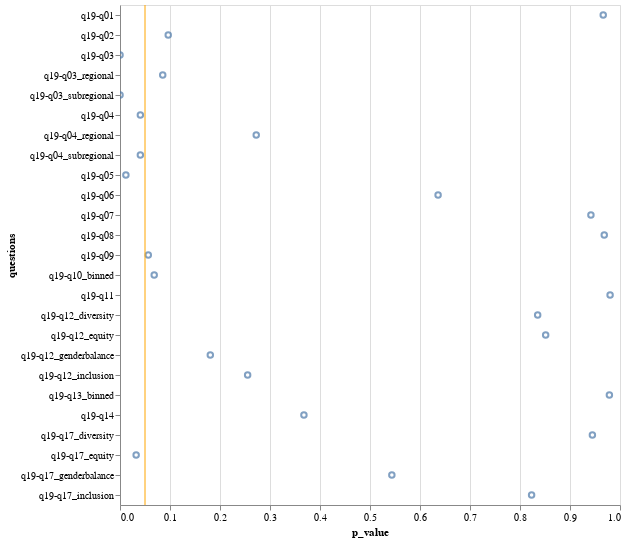

The notebook cell saved with this chart:
### Code cell
mark = alt.Chart(chi2_data).mark_point().encode(
    alt.X("p_value"),
    alt.Y("questions"),
    tooltip=["questions", "p_value", "dof", "statistic"]
)

rule = (
    alt.Chart()
    .mark_rule(color="orange")
    .encode(x=alt.datum(0.05))
)

(mark + rule).properties(
    width=500,
    height=500,
).interactive()

### Figure 1 — Vega-Lite specification as saved in the notebook (floating-point values rounded to 4 significant figures)
{"config": {"view": {"continuousWidth": 300, "continuousHeight": 300}}, "layer": [{"data": {"name": "data-8d9a23fe6039f3a42e195ff52b4eeaa3"}, "mark": {"type": "point"}, "encoding": {"tooltip": [{"field": "questions", "type": "nominal"}, {"field": "p_value", "type": "quantitative"}, {"field": "dof", "type": "quantitative"}, {"field": "statistic", "type": "quantitative"}], "x": {"field": "p_value", "type": "quantitative"}, "y": {"field": "questions", "type": "nominal"}}, "name": "view_4"}, {"data": {"name": "empty"}, "mark": {"type": "rule", "color": "orange"}, "encoding": {"x": {"datum": 0.05}}}], "height": 500, "params": [{"name": "param_4", "select": {"type": "interval", "encodings": ["x", "y"]}, "bind": "scales", "views": ["view_4"]}], "width": 500, "$schema": "https://vega.github.io/schema/vega-lite/v5.8.0.json", "datasets": {"data-8d9a23fe6039f3a42e195ff52b4eeaa3": [{"questions": "q19-q01", "p_value": 0.9665, "statistic": 25.27, "dof": 40}, {"questions": "q19-q02", "p_value": 0.09648, "statistic": 28.57, "dof": 20}, {"questions": "q19-q03", "p_value": 7.629e-05, "statistic": 137.0, "dof": 80}, {"questions": "q19-q04", "p_value": 0.04073, "statistic": 109.0, "dof": 85}, {"questions": "q19-q05", "p_value": 0.01176, "statistic": 50.22, "dof": 30}, {"questions": "q19-q06", "p_value": 0.6362, "statistic": 36.33, "dof": 40}, {"questions": "q19-q07", "p_value": 0.9418, "statistic": 4.119, "dof": 10}, {"questions": "q19-q08", "p_value": 0.9685, "statistic": 13.58, "dof": 25}, {"questions": "q19-q09", "p_value": 0.05656, "statistic": 17.91, "dof": 10}, {"questions": "q19-q11", "p_value": 0.9802, "statistic": 3.052, "dof": 10}, {"questions": "q19-q12_genderbalance", "p_value": 0.1806, "statistic": 31.26, "dof": 25}, {"questions": "q19-q12_diversity", "p_value": 0.8354, "statistic": 18.16, "dof": 25}, {"questions": "q19-q12_equity", "p_value": 0.8513, "statistic": 17.79, "dof": 25}, {"questions": "q19-q12_inclusion", "p_value": 0.2553, "statistic": 29.21, "dof": 25}, {"questions": "q19-q14", "p_value": 0.3678, "statistic": 26.76, "dof": 25}, {"questions": "q19-q17_genderbalance", "p_value": 0.5437, "statistic": 13.76, "dof": 15}, {"questions": "q19-q17_diversity", "p_value": 0.9448, "statistic": 7.424, "dof": 15}, {"questions": "q19-q17_equity", "p_value": 0.03231, "statistic": 26.58, "dof": 15}, {"questions": "q19-q17_inclusion", "p_value": 0.8232, "statistic": 9.945, "dof": 15}, {"questions": "q19-q03_regional", "p_value": 0.08545, "statistic": 35.15, "dof": 25}, {"questions": "q19-q03_subregional", "p_value": 7.629e-05, "statistic": 137.0, "dof": 80}, {"questions": "q19-q04_regional", "p_value": 0.2725, "statistic": 28.8, "dof": 25}, {"questions": "q19-q04_subregional", "p_value": 0.04073, "statistic": 109.0, "dof": 85}, {"questions": "q19-q10_binned", "p_value": 0.06842, "statistic": 71.33, "dof": 55}, {"questions": "q19-q13_binned", "p_value": 0.9788, "statistic": 56.46, "dof": 80}], "empty": [{}]}}
